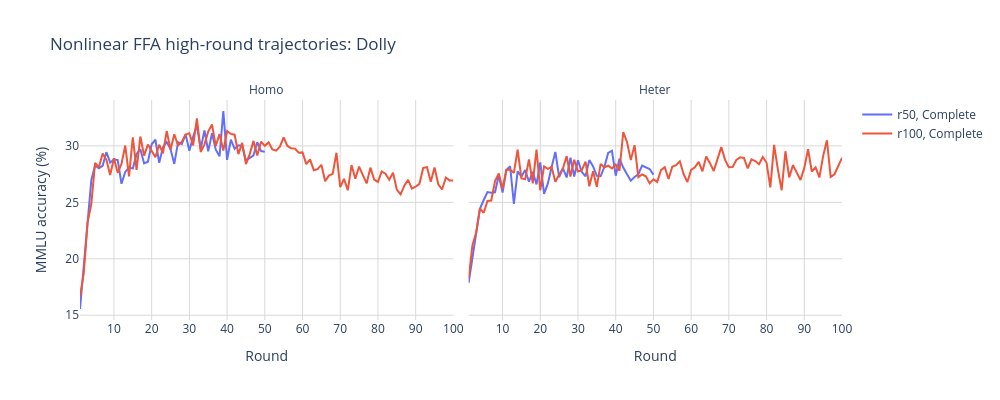
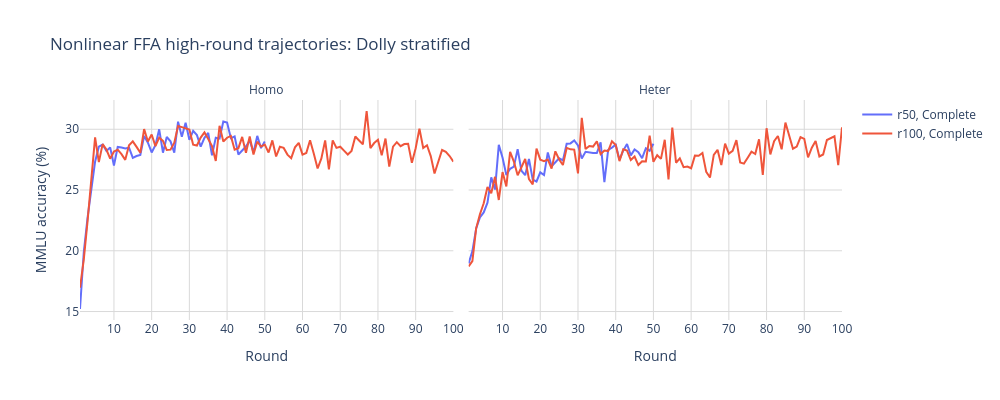
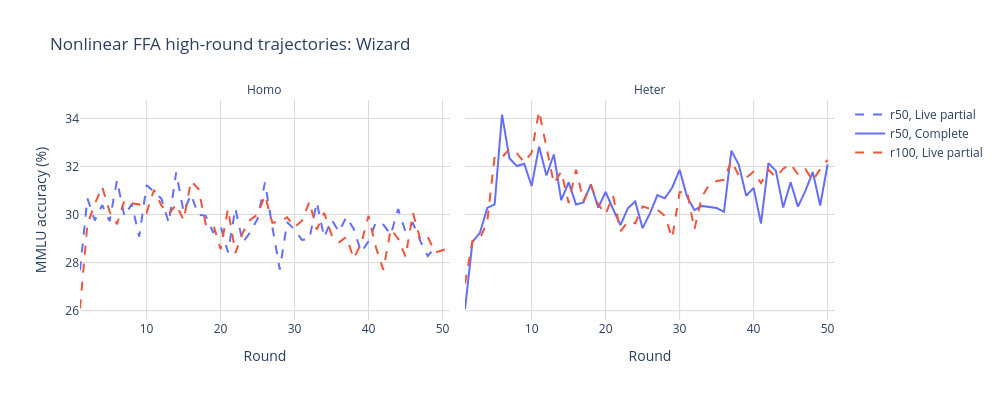
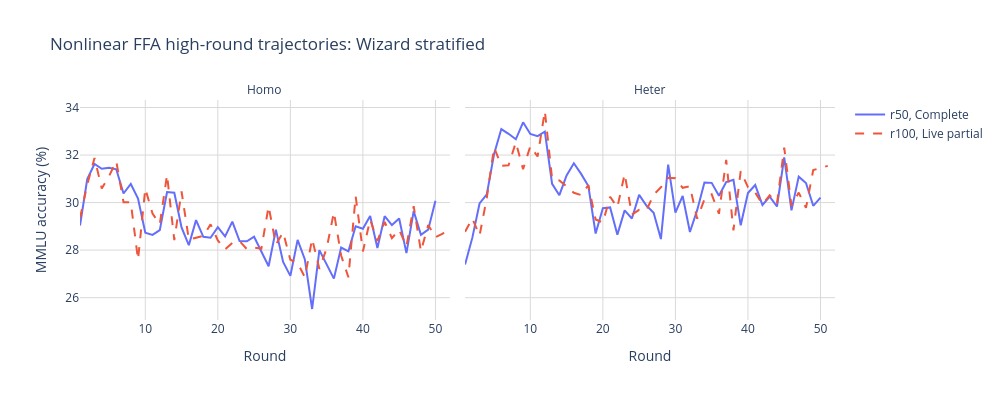

The code cell stored with these charts, in order, in its notebook:
### Markdown cell above
## Nonlinear FFA High-Round Results

This standalone view analyzes the epoch-1 Nonlinear FFA high-round experiments under `epoch_round_tuning_ffa_high_rounds/`. It intentionally does not feed the cross-method selection tables above. The `r50` and `r100` runs are kept as separate configured-budget launches because their overlapping trajectories are not identical, even where their FFA configurations match.

Completed `log.txt` score histories are the source of truth for checkpoint summaries. Slurm-stdout trajectories are shown only as clearly labelled live-partial previews so that still-running Wizard experiments are visible without being interpreted as final results.

### Code cell
FFA_HIGH_ROUND_ROOT = BASE_DIR / 'epoch_round_tuning_ffa_high_rounds'
FFA_HIGH_ROUND_OUTPUT_DIR = OUTPUT_DIR / 'ffa_high_rounds'
FFA_HIGH_ROUND_PLOT_DIR = ROUND_CURVE_DIR / 'ffa_high_rounds'
FFA_HIGH_ROUND_OUTPUT_DIR.mkdir(parents=True, exist_ok=True)
FFA_HIGH_ROUND_PLOT_DIR.mkdir(parents=True, exist_ok=True)


def _ffa_run_key(run_dir):
    return str(Path(run_dir).resolve(strict=False))


def load_ffa_high_round_score_logs(run_root):
    rows = []
    for run_dir in sorted(run_root.glob('tuning-ffa-*')):
        match = tuning_analysis.RUN_DIR_RE.match(run_dir.name)
        if not match or match.group('method') != 'ffa':
            continue
        info = match.groupdict()
        config_rounds = int(info['rounds'])
        for seed_dir in sorted(run_dir.glob('seed*')):
            seed = tuning_analysis._parse_seed(seed_dir)
            if seed is None:
                continue
            score_path = seed_dir / '10' / 'log.txt'
            if not score_path.exists():
                continue
            raw_scores = tuning_analysis._read_scores(score_path)
            observed_rounds = len(raw_scores)
            complete_run = observed_rounds >= config_rounds
            run_status = 'Complete' if complete_run else 'Partial log'
            for round_value, accuracy in enumerate(raw_scores[:config_rounds], start=1):
                rows.append(
                    {
                        'Method key': 'ffa',
                        'Method': tuning_analysis.METHOD_LABELS['ffa'],
                        'Dataset': info['dataset'],
                        'Dataset label': tuning_analysis.DATASET_LABELS.get(info['dataset'], info['dataset']),
                        'Model key': info['model'],
                        'Model': tuning_analysis.MODEL_LABELS.get(info['model'], info['model']),
                        'Setting key': info['setting'],
                        'Setting': tuning_analysis.SETTING_LABELS.get(info['setting'], info['setting']),
                        'Local epochs': int(info['epochs']),
                        'Config rounds': config_rounds,
                        'Seed': seed,
                        'Round': round_value,
                        'Accuracy': float(accuracy),
                        'Run dir': str(run_dir),
                        'Run key': _ffa_run_key(run_dir),
                        'Score path': str(score_path),
                        'Observed rounds': observed_rounds,
                        'Complete run': complete_run,
                        'Result source': 'score log',
                        'Run status': run_status,
                    }
                )
    if not rows:
        empty = tuning_analysis._empty_scores_frame()
        empty['Run key'] = pd.Series(dtype=str)
        return empty
    return pd.DataFrame(rows).sort_values(['Dataset', 'Setting', 'Config rounds', 'Seed', 'Round'])


def summarize_ffa_high_round_scores(scores):
    if scores.empty:
        return pd.DataFrame()
    group_columns = [
        'Method key', 'Method', 'Dataset', 'Dataset label', 'Model key', 'Model',
        'Setting key', 'Setting', 'Local epochs', 'Config rounds', 'Round',
        'Result source', 'Run status',
    ]
    summary = (
        scores.groupby(group_columns)
        .agg(
            **{
                'Mean accuracy': ('Accuracy', 'mean'),
                'Std accuracy': ('Accuracy', 'std'),
                'Seed count': ('Seed', 'nunique'),
                'Seeds': ('Seed', lambda values: ', '.join(str(value) for value in sorted(set(values)))),
            }
        )
        .reset_index()
    )
    summary['Std accuracy'] = summary['Std accuracy'].fillna(0.0)
    summary['Configured budget'] = summary['Config rounds'].map(lambda value: f'r{int(value)}')
    return summary.sort_values(['Dataset label', 'Setting', 'Config rounds', 'Round'])


def build_ffa_high_round_status(run_root, score_log_scores, live_scores):
    rows = []
    for run_dir in sorted(run_root.glob('tuning-ffa-*')):
        match = tuning_analysis.RUN_DIR_RE.match(run_dir.name)
        if not match or match.group('method') != 'ffa':
            continue
        info = match.groupdict()
        for seed_dir in sorted(run_dir.glob('seed*')):
            seed = tuning_analysis._parse_seed(seed_dir)
            if seed is None:
                continue
            run_key = _ffa_run_key(run_dir)
            logged = score_log_scores[score_log_scores['Run key'].eq(run_key)]
            live = live_scores[live_scores['Run key'].eq(run_key)]
            if not logged.empty:
                observed_rounds = int(logged['Observed rounds'].max())
                complete_run = bool(logged['Complete run'].max())
                run_status = 'Complete' if complete_run else 'Partial log'
                result_source = 'score log'
            elif not live.empty:
                observed_rounds = int(live['Observed rounds'].max())
                complete_run = False
                run_status = 'Live partial'
                result_source = 'slurm stdout'
            else:
                observed_rounds = 0
                complete_run = False
                run_status = 'No scores'
                result_source = 'none'
            rows.append(
                {
                    'Dataset label': tuning_analysis.DATASET_LABELS.get(info['dataset'], info['dataset']),
                    'Setting': tuning_analysis.SETTING_LABELS.get(info['setting'], info['setting']),
                    'Configured budget': f"r{int(info['rounds'])}",
                    'Config rounds': int(info['rounds']),
                    'Seed': seed,
                    'Observed rounds': observed_rounds,
                    'Complete run': complete_run,
                    'Run status': run_status,
                    'Result source': result_source,
                    'Run dir': str(run_dir),
                }
            )
    return pd.DataFrame(rows).sort_values(['Dataset label', 'Setting', 'Config rounds'])


def build_ffa_completed_checkpoint_summary(summary, tolerance=1.0):
    if summary.empty:
        return pd.DataFrame()
    rows = []
    group_columns = ['Dataset label', 'Setting', 'Config rounds', 'Configured budget']
    for group_values, curve in summary.groupby(group_columns, sort=False):
        ordered = curve.sort_values('Round')
        best = ordered.loc[ordered['Mean accuracy'].idxmax()]
        near_best = ordered[ordered['Mean accuracy'] >= float(best['Mean accuracy']) - tolerance].iloc[0]
        final = ordered.iloc[-1]
        rows.append(
            dict(zip(group_columns, group_values))
            | {
                'Seed count': int(ordered['Seed count'].max()),
                'Best round': int(best['Round']),
                'Best accuracy': float(best['Mean accuracy']),
                'First near-best round': int(near_best['Round']),
                'First near-best accuracy': float(near_best['Mean accuracy']),
                'Final round': int(final['Round']),
                'Final accuracy': float(final['Mean accuracy']),
                'Post-peak degradation': float(best['Mean accuracy'] - final['Mean accuracy']),
            }
        )
    return pd.DataFrame(rows).sort_values(['Dataset label', 'Setting', 'Config rounds'])


ffa_score_log_scores = load_ffa_high_round_score_logs(FFA_HIGH_ROUND_ROOT)
ffa_complete_scores = ffa_score_log_scores[ffa_score_log_scores['Complete run']].copy()
ffa_live_scores = load_live_tuning_results(LIVE_LOG_DIR, run_roots=FFA_HIGH_ROUND_ROOT)
ffa_live_scores['Run key'] = ffa_live_scores['Run dir'].map(_ffa_run_key) if not ffa_live_scores.empty else pd.Series(dtype=str)
complete_run_keys = set(ffa_complete_scores['Run key'])
ffa_live_preview_scores = ffa_live_scores[~ffa_live_scores['Run key'].isin(complete_run_keys)].copy()
ffa_curve_scores = pd.concat([ffa_complete_scores, ffa_live_preview_scores], ignore_index=True, sort=False)

ffa_run_status = build_ffa_high_round_status(FFA_HIGH_ROUND_ROOT, ffa_score_log_scores, ffa_live_scores)
ffa_complete_summary = summarize_ffa_high_round_scores(ffa_complete_scores)
ffa_curve_summary = summarize_ffa_high_round_scores(ffa_curve_scores)
ffa_completed_checkpoints = build_ffa_completed_checkpoint_summary(
    ffa_complete_summary,
    tolerance=NEAR_BEST_TOLERANCE,
)

ffa_run_status.to_csv(FFA_HIGH_ROUND_OUTPUT_DIR / 'run_status.csv', index=False)
ffa_completed_checkpoints.to_csv(FFA_HIGH_ROUND_OUTPUT_DIR / 'completed_checkpoint_summary.csv', index=False)
ffa_curve_scores.to_csv(FFA_HIGH_ROUND_OUTPUT_DIR / 'curve_scores.csv', index=False)

complete_schedule_count = int(ffa_run_status['Complete run'].sum()) if not ffa_run_status.empty else 0
preview_schedule_count = int((ffa_run_status['Run status'] == 'Live partial').sum()) if not ffa_run_status.empty else 0
print(f'Nonlinear FFA high-round schedules: {complete_schedule_count} complete and {preview_schedule_count} live-partial previews.')
print('Completed-log summary tables remain standalone; live-partial scores appear in plots only.')
display(ffa_run_status.drop(columns=['Run dir']).reset_index(drop=True))
if ffa_completed_checkpoints.empty:
    print('No completed Nonlinear FFA high-round schedules available for checkpoint summary.')
else:
    print(f'Completed schedules: best and first checkpoint within {NEAR_BEST_TOLERANCE:.1f} percentage point of best')
    display(ffa_completed_checkpoints.round(2).reset_index(drop=True))

if ffa_curve_summary.empty:
    print('No Nonlinear FFA high-round curves available to plot.')
else:
    ffa_png_warnings = []
    ffa_saved_png = []
    for dataset, data in ffa_curve_summary.groupby('Dataset', sort=False):
        data = data.sort_values(['Setting', 'Config rounds', 'Run status', 'Round'])
        dataset_label = data['Dataset label'].iloc[0]
        fig = px.line(
            data,
            x='Round',
            y='Mean accuracy',
            color='Configured budget',
            line_dash='Run status',
            facet_col='Setting',
            template='plotly_white',
            title=f'Nonlinear FFA high-round trajectories: {dataset_label}',
            labels={'Mean accuracy': 'MMLU accuracy (%)'},
            category_orders={
                'Configured budget': ['r50', 'r100'],
                'Setting': ['Homo', 'Heter'],
                'Run status': ['Complete', 'Partial log', 'Live partial'],
            },
            line_dash_map={'Complete': 'solid', 'Partial log': 'dot', 'Live partial': 'dash'},
            hover_data={'Seed count': True, 'Std accuracy': ':.2f', 'Result source': True},
        )
        fig.update_layout(width=1000, height=400, legend_title_text='')
        fig.update_xaxes(dtick=10, showgrid=True, gridcolor='#d9d9d9', gridwidth=1)
        fig.update_yaxes(showgrid=True, gridcolor='#d9d9d9', gridwidth=1)
        _format_facet_labels(fig)
        png_path = _save_plot(fig, FFA_HIGH_ROUND_PLOT_DIR / _slug(dataset_label), ffa_png_warnings)
        if png_path is not None:
            ffa_saved_png.append(png_path)
        print(dataset_label)
        fig.show()
    if ffa_saved_png:
        print(f'Wrote {len(ffa_saved_png)} Nonlinear FFA high-round PNG files under {FFA_HIGH_ROUND_PLOT_DIR}.')
    if ffa_png_warnings:
        print('Nonlinear FFA high-round PNG export skipped or incomplete. Install/enable kaleido for static PNG export.')
        print(f'First PNG export warning: {ffa_png_warnings[0]}')

### Figure 1 — Plotly figure (JSON) as saved in the notebook; plotly's stock layout.template omitted (floating-point values rounded to 4 significant figures; data arrays with more than 128 entries replaced by an {"elided": "..."} marker saying what was removed)
{"data": [{"customdata": {"elided": "50x3 mixed values"}, "hovertemplate": "Configured budget=r50<br>Run status=Complete<br>Setting=Homo<br>Round=%{x}<br>MMLU accuracy (%)=%{y}<br>Seed count=%{customdata[0]}<br>Std accuracy=%{customdata[1]:.2f}<br>Result source=%{customdata[2]}<extra></extra>", "legendgroup": "r50, Complete", "line": {"color": "#636efa", "dash": "solid"}, "marker": {"symbol": "circle"}, "mode": "lines", "name": "r50, Complete", "orientation": "v", "showlegend": true, "type": "scatter", "x": [1, 2, 3, 4, 5, 6, 7, 8, 9, 10, 11, 12, 13, 14, 15, 16, 17, 18, 19, 20, 21, 22, 23, 24, 25, 26, 27, 28, 29, 30, 31, 32, 33, 34, 35, 36, 37, 38, 39, 40, 41, 42, 43, 44, 45, 46, 47, 48, 49, 50], "xaxis": "x", "y": [15.55, 19.15, 23.18, 26.96, 28.28, 28.01, 28.23, 29.44, 28.52, 28.82, 28.74, 26.65, 27.69, 28.09, 27.99, 29.28, 29.71, 28.44, 28.6, 30.15, 30.54, 28.5, 29.88, 30.33, 29.72, 28.4, 30.33, 30.15, 31.01, 29.57, 30.83, 31.83, 29.74, 31.37, 29.52, 31.12, 29.66, 29.09, 33.09, 28.77, 30.55, 29.74, 30.05, 29.99, 28.7, 28.89, 29.16, 30.33, 29.54, 29.48], "yaxis": "y"}, {"customdata": {"elided": "50x3 mixed values"}, "hovertemplate": "Configured budget=r50<br>Run status=Complete<br>Setting=Heter<br>Round=%{x}<br>MMLU accuracy (%)=%{y}<br>Seed count=%{customdata[0]}<br>Std accuracy=%{customdata[1]:.2f}<br>Result source=%{customdata[2]}<extra></extra>", "legendgroup": "r50, Complete", "line": {"color": "#636efa", "dash": "solid"}, "marker": {"symbol": "circle"}, "mode": "lines", "name": "r50, Complete", "orientation": "v", "showlegend": false, "type": "scatter", "x": [1, 2, 3, 4, 5, 6, 7, 8, 9, 10, 11, 12, 13, 14, 15, 16, 17, 18, 19, 20, 21, 22, 23, 24, 25, 26, 27, 28, 29, 30, 31, 32, 33, 34, 35, 36, 37, 38, 39, 40, 41, 42, 43, 44, 45, 46, 47, 48, 49, 50], "xaxis": "x2", "y": [17.86, 20.06, 22.38, 24.43, 25.21, 25.91, 25.86, 25.9, 27.41, 25.87, 27.84, 28.2, 24.86, 27.76, 27.28, 27.86, 26.82, 27.7, 26.59, 28.54, 25.74, 26.65, 28.11, 29.47, 27.23, 28.02, 27.21, 28.95, 27.29, 28.73, 27.69, 27.31, 28.74, 28.18, 27.34, 27.31, 28.15, 29.38, 29.57, 27.36, 28.87, 28.08, 27.48, 26.92, 27.24, 27.49, 28.25, 28.1, 27.95, 27.45], "yaxis": "y2"}, {"customdata": {"elided": "100x3 mixed values"}, "hovertemplate": "Configured budget=r100<br>Run status=Complete<br>Setting=Homo<br>Round=%{x}<br>MMLU accuracy (%)=%{y}<br>Seed count=%{customdata[0]}<br>Std accuracy=%{customdata[1]:.2f}<br>Result source=%{customdata[2]}<extra></extra>", "legendgroup": "r100, Complete", "line": {"color": "#EF553B", "dash": "solid"}, "marker": {"symbol": "circle"}, "mode": "lines", "name": "r100, Complete", "orientation": "v", "showlegend": true, "type": "scatter", "x": [1, 2, 3, 4, 5, 6, 7, 8, 9, 10, 11, 12, 13, 14, 15, 16, 17, 18, 19, 20, 21, 22, 23, 24, 25, 26, 27, 28, 29, 30, 31, 32, 33, 34, 35, 36, 37, 38, 39, 40, 41, 42, 43, 44, 45, 46, 47, 48, 49, 50, 51, 52, 53, 54, 55, 56, 57, 58, 59, 60, 61, 62, 63, 64, 65, 66, 67, 68, 69, 70, 71, 72, 73, 74, 75, 76, 77, 78, 79, 80, 81, 82, 83, 84, 85, 86, 87, 88, 89, 90, 91, 92, 93, 94, 95, 96, 97, 98, 99, 100], "xaxis": "x", "y": [16.68, 18.74, 23.21, 24.86, 28.5, 28.1, 29.33, 28.77, 27.42, 28.91, 27.61, 28.4, 30.03, 27.3, 30.75, 27.88, 30.83, 29.14, 30.13, 29.56, 28.99, 30.11, 29.34, 31.33, 29.66, 31.03, 30.05, 30.38, 31.01, 31.13, 30.04, 32.43, 29.46, 30.14, 31.27, 31.9, 29.99, 31.05, 29.58, 31.32, 31.06, 30.99, 29.27, 30.26, 28.39, 29.27, 30.44, 29.15, 30.37, 30.0, 30.31, 29.68, 29.58, 29.94, 30.75, 29.99, 29.79, 29.76, 29.39, 29.42, 28.39, 28.8, 27.85, 27.94, 28.32, 26.88, 27.37, 27.52, 29.39, 26.36, 27.08, 26.07, 28.3, 27.09, 28.17, 27.41, 26.68, 28.07, 27.02, 26.81, 27.73, 27.54, 27.01, 27.63, 26.13, 25.71, 26.47, 26.99, 26.21, 26.38, 26.64, 28.05, 28.12, 26.83, 28.08, 26.6, 26.14, 27.19, 26.94, 26.93], "yaxis": "y"}, {"customdata": {"elided": "100x3 mixed values"}, "hovertemplate": "Configured budget=r100<br>Run status=Complete<br>Setting=Heter<br>Round=%{x}<br>MMLU accuracy (%)=%{y}<br>Seed count=%{customdata[0]}<br>Std accuracy=%{customdata[1]:.2f}<br>Result source=%{customdata[2]}<extra></extra>", "legendgroup": "r100, Complete", "line": {"color": "#EF553B", "dash": "solid"}, "marker": {"symbol": "circle"}, "mode": "lines", "name": "r100, Complete", "orientation": "v", "showlegend": false, "type": "scatter", "x": [1, 2, 3, 4, 5, 6, 7, 8, 9, 10, 11, 12, 13, 14, 15, 16, 17, 18, 19, 20, 21, 22, 23, 24, 25, 26, 27, 28, 29, 30, 31, 32, 33, 34, 35, 36, 37, 38, 39, 40, 41, 42, 43, 44, 45, 46, 47, 48, 49, 50, 51, 52, 53, 54, 55, 56, 57, 58, 59, 60, 61, 62, 63, 64, 65, 66, 67, 68, 69, 70, 71, 72, 73, 74, 75, 76, 77, 78, 79, 80, 81, 82, 83, 84, 85, 86, 87, 88, 89, 90, 91, 92, 93, 94, 95, 96, 97, 98, 99, 100], "xaxis": "x2", "y": [18.25, 21.19, 22.33, 24.47, 24.08, 25.12, 25.16, 26.88, 27.55, 26.2, 27.9, 27.9, 27.61, 29.66, 27.12, 27.06, 28.81, 26.67, 29.67, 26.07, 28.18, 27.96, 28.14, 26.82, 27.45, 28.0, 29.09, 27.29, 28.78, 27.73, 27.85, 28.61, 26.42, 27.75, 26.37, 28.41, 28.11, 28.24, 28.01, 28.34, 27.8, 31.22, 30.35, 28.74, 30.07, 27.24, 27.47, 27.31, 26.68, 27.03, 26.81, 27.85, 28.11, 27.06, 28.15, 28.3, 28.63, 27.51, 26.81, 27.87, 28.1, 28.58, 27.75, 29.06, 28.47, 27.78, 28.85, 29.89, 28.76, 28.12, 28.13, 28.77, 28.99, 28.94, 28.0, 28.8, 28.66, 28.38, 29.01, 28.51, 26.33, 30.09, 27.91, 26.07, 29.53, 27.21, 28.3, 27.68, 26.98, 28.05, 29.71, 27.73, 28.09, 27.2, 29.09, 30.5, 27.26, 27.49, 28.16, 28.95], "yaxis": "y2"}], "layout": {"annotations": [{"font": {}, "showarrow": false, "text": "Homo", "x": 0.245, "xanchor": "center", "xref": "paper", "y": 1, "yanchor": "bottom", "yref": "paper"}, {"font": {}, "showarrow": false, "text": "Heter", "x": 0.755, "xanchor": "center", "xref": "paper", "y": 1, "yanchor": "bottom", "yref": "paper"}], "height": 400, "legend": {"title": {"text": ""}, "tracegroupgap": 0}, "title": {"text": "Nonlinear FFA high-round trajectories: Dolly"}, "width": 1000, "xaxis": {"anchor": "y", "domain": [0, 0.49], "dtick": 10, "gridcolor": "#d9d9d9", "gridwidth": 1, "showgrid": true, "title": {"text": "Round"}}, "xaxis2": {"anchor": "y2", "domain": [0.51, 1], "dtick": 10, "gridcolor": "#d9d9d9", "gridwidth": 1, "matches": "x", "showgrid": true, "title": {"text": "Round"}}, "yaxis": {"anchor": "x", "domain": [0, 1], "gridcolor": "#d9d9d9", "gridwidth": 1, "showgrid": true, "title": {"text": "MMLU accuracy (%)"}}, "yaxis2": {"anchor": "x2", "domain": [0, 1], "gridcolor": "#d9d9d9", "gridwidth": 1, "matches": "y", "showgrid": true, "showticklabels": false}}}

### Figure 2 — Plotly figure (JSON) as saved in the notebook; plotly's stock layout.template omitted (floating-point values rounded to 4 significant figures; data arrays with more than 128 entries replaced by an {"elided": "..."} marker saying what was removed)
{"data": [{"customdata": {"elided": "50x3 mixed values"}, "hovertemplate": "Configured budget=r50<br>Run status=Complete<br>Setting=Homo<br>Round=%{x}<br>MMLU accuracy (%)=%{y}<br>Seed count=%{customdata[0]}<br>Std accuracy=%{customdata[1]:.2f}<br>Result source=%{customdata[2]}<extra></extra>", "legendgroup": "r50, Complete", "line": {"color": "#636efa", "dash": "solid"}, "marker": {"symbol": "circle"}, "mode": "lines", "name": "r50, Complete", "orientation": "v", "showlegend": true, "type": "scatter", "x": [1, 2, 3, 4, 5, 6, 7, 8, 9, 10, 11, 12, 13, 14, 15, 16, 17, 18, 19, 20, 21, 22, 23, 24, 25, 26, 27, 28, 29, 30, 31, 32, 33, 34, 35, 36, 37, 38, 39, 40, 41, 42, 43, 44, 45, 46, 47, 48, 49, 50], "xaxis": "x", "y": [15.21, 19.88, 22.7, 24.99, 27.33, 28.57, 28.74, 28.21, 28.51, 27.02, 28.54, 28.5, 28.42, 28.48, 27.64, 27.8, 27.89, 29.44, 28.9, 28.09, 28.69, 30.0, 28.07, 29.36, 29.0, 28.08, 30.63, 29.38, 30.53, 29.13, 29.86, 29.52, 28.57, 29.3, 29.69, 27.85, 29.3, 29.23, 30.64, 30.56, 29.26, 29.41, 27.92, 28.25, 28.58, 29.08, 28.1, 29.45, 28.45, 28.99], "yaxis": "y"}, {"customdata": {"elided": "50x3 mixed values"}, "hovertemplate": "Configured budget=r50<br>Run status=Complete<br>Setting=Heter<br>Round=%{x}<br>MMLU accuracy (%)=%{y}<br>Seed count=%{customdata[0]}<br>Std accuracy=%{customdata[1]:.2f}<br>Result source=%{customdata[2]}<extra></extra>", "legendgroup": "r50, Complete", "line": {"color": "#636efa", "dash": "solid"}, "marker": {"symbol": "circle"}, "mode": "lines", "name": "r50, Complete", "orientation": "v", "showlegend": false, "type": "scatter", "x": [1, 2, 3, 4, 5, 6, 7, 8, 9, 10, 11, 12, 13, 14, 15, 16, 17, 18, 19, 20, 21, 22, 23, 24, 25, 26, 27, 28, 29, 30, 31, 32, 33, 34, 35, 36, 37, 38, 39, 40, 41, 42, 43, 44, 45, 46, 47, 48, 49, 50], "xaxis": "x2", "y": [18.95, 19.97, 21.83, 22.74, 23.15, 23.95, 26.04, 25.04, 28.72, 27.65, 26.23, 26.74, 26.92, 28.37, 26.59, 26.22, 27.55, 25.86, 25.7, 26.45, 26.23, 28.09, 26.96, 27.26, 27.62, 27.43, 28.81, 28.83, 29.08, 28.67, 27.6, 28.14, 28.07, 28.04, 28.04, 28.92, 25.65, 28.3, 28.49, 28.72, 27.5, 28.24, 28.79, 27.85, 28.33, 28.11, 27.62, 28.44, 28.23, 28.81], "yaxis": "y2"}, {"customdata": {"elided": "100x3 mixed values"}, "hovertemplate": "Configured budget=r100<br>Run status=Complete<br>Setting=Homo<br>Round=%{x}<br>MMLU accuracy (%)=%{y}<br>Seed count=%{customdata[0]}<br>Std accuracy=%{customdata[1]:.2f}<br>Result source=%{customdata[2]}<extra></extra>", "legendgroup": "r100, Complete", "line": {"color": "#EF553B", "dash": "solid"}, "marker": {"symbol": "circle"}, "mode": "lines", "name": "r100, Complete", "orientation": "v", "showlegend": true, "type": "scatter", "x": [1, 2, 3, 4, 5, 6, 7, 8, 9, 10, 11, 12, 13, 14, 15, 16, 17, 18, 19, 20, 21, 22, 23, 24, 25, 26, 27, 28, 29, 30, 31, 32, 33, 34, 35, 36, 37, 38, 39, 40, 41, 42, 43, 44, 45, 46, 47, 48, 49, 50, 51, 52, 53, 54, 55, 56, 57, 58, 59, 60, 61, 62, 63, 64, 65, 66, 67, 68, 69, 70, 71, 72, 73, 74, 75, 76, 77, 78, 79, 80, 81, 82, 83, 84, 85, 86, 87, 88, 89, 90, 91, 92, 93, 94, 95, 96, 97, 98, 99, 100], "xaxis": "x", "y": [16.96, 19.27, 22.41, 25.7, 29.33, 27.3, 28.78, 28.33, 27.58, 28.16, 28.32, 27.95, 27.48, 28.68, 29.01, 28.55, 28.06, 30.02, 28.99, 29.57, 28.61, 29.31, 29.04, 28.29, 28.32, 28.9, 30.27, 30.17, 30.09, 29.97, 28.74, 28.67, 29.32, 29.74, 29.19, 28.61, 27.39, 30.29, 28.99, 29.3, 29.45, 28.32, 28.45, 29.37, 28.06, 29.4, 27.93, 28.97, 28.57, 28.74, 28.08, 29.08, 27.76, 28.55, 28.47, 27.91, 27.62, 28.51, 28.88, 27.91, 28.05, 29.1, 27.98, 26.77, 27.6, 29.08, 26.71, 29.09, 28.47, 28.56, 28.24, 27.92, 28.22, 29.41, 29.08, 28.76, 31.5, 28.45, 28.87, 29.13, 27.85, 29.23, 26.93, 28.57, 28.94, 28.6, 28.78, 28.8, 27.24, 28.44, 30.06, 28.46, 28.69, 27.79, 26.36, 27.33, 28.29, 28.14, 27.8, 27.33], "yaxis": "y"}, {"customdata": {"elided": "100x3 mixed values"}, "hovertemplate": "Configured budget=r100<br>Run status=Complete<br>Setting=Heter<br>Round=%{x}<br>MMLU accuracy (%)=%{y}<br>Seed count=%{customdata[0]}<br>Std accuracy=%{customdata[1]:.2f}<br>Result source=%{customdata[2]}<extra></extra>", "legendgroup": "r100, Complete", "line": {"color": "#EF553B", "dash": "solid"}, "marker": {"symbol": "circle"}, "mode": "lines", "name": "r100, Complete", "orientation": "v", "showlegend": false, "type": "scatter", "x": [1, 2, 3, 4, 5, 6, 7, 8, 9, 10, 11, 12, 13, 14, 15, 16, 17, 18, 19, 20, 21, 22, 23, 24, 25, 26, 27, 28, 29, 30, 31, 32, 33, 34, 35, 36, 37, 38, 39, 40, 41, 42, 43, 44, 45, 46, 47, 48, 49, 50, 51, 52, 53, 54, 55, 56, 57, 58, 59, 60, 61, 62, 63, 64, 65, 66, 67, 68, 69, 70, 71, 72, 73, 74, 75, 76, 77, 78, 79, 80, 81, 82, 83, 84, 85, 86, 87, 88, 89, 90, 91, 92, 93, 94, 95, 96, 97, 98, 99, 100], "xaxis": "x2", "y": [18.71, 19.16, 21.84, 23.0, 23.91, 25.25, 24.74, 26.08, 24.18, 26.48, 25.3, 28.14, 27.34, 26.21, 26.87, 27.55, 25.9, 25.46, 28.41, 27.5, 27.38, 27.51, 26.76, 28.19, 27.51, 27.06, 28.46, 28.35, 28.33, 26.36, 30.93, 28.37, 28.62, 28.58, 29.01, 27.95, 28.24, 28.21, 29.02, 28.71, 27.38, 28.36, 28.24, 27.47, 27.76, 27.05, 27.36, 27.35, 29.48, 27.32, 27.87, 27.56, 29.13, 25.86, 30.14, 27.25, 27.6, 26.88, 26.93, 26.79, 27.83, 27.82, 28.04, 26.49, 26.03, 27.9, 28.31, 27.05, 28.82, 28.0, 28.22, 29.11, 27.27, 27.17, 27.66, 28.15, 27.96, 29.17, 26.24, 30.08, 27.93, 29.01, 29.45, 28.35, 30.55, 29.51, 28.4, 28.57, 29.36, 29.21, 27.68, 28.49, 29.03, 27.76, 27.92, 29.11, 29.26, 29.42, 27.05, 30.16], "yaxis": "y2"}], "layout": {"annotations": [{"font": {}, "showarrow": false, "text": "Homo", "x": 0.245, "xanchor": "center", "xref": "paper", "y": 1, "yanchor": "bottom", "yref": "paper"}, {"font": {}, "showarrow": false, "text": "Heter", "x": 0.755, "xanchor": "center", "xref": "paper", "y": 1, "yanchor": "bottom", "yref": "paper"}], "height": 400, "legend": {"title": {"text": ""}, "tracegroupgap": 0}, "title": {"text": "Nonlinear FFA high-round trajectories: Dolly stratified"}, "width": 1000, "xaxis": {"anchor": "y", "domain": [0, 0.49], "dtick": 10, "gridcolor": "#d9d9d9", "gridwidth": 1, "showgrid": true, "title": {"text": "Round"}}, "xaxis2": {"anchor": "y2", "domain": [0.51, 1], "dtick": 10, "gridcolor": "#d9d9d9", "gridwidth": 1, "matches": "x", "showgrid": true, "title": {"text": "Round"}}, "yaxis": {"anchor": "x", "domain": [0, 1], "gridcolor": "#d9d9d9", "gridwidth": 1, "showgrid": true, "title": {"text": "MMLU accuracy (%)"}}, "yaxis2": {"anchor": "x2", "domain": [0, 1], "gridcolor": "#d9d9d9", "gridwidth": 1, "matches": "y", "showgrid": true, "showticklabels": false}}}

### Figure 3 — Plotly figure (JSON) as saved in the notebook; plotly's stock layout.template omitted (floating-point values rounded to 4 significant figures; data arrays with more than 128 entries replaced by an {"elided": "..."} marker saying what was removed)
{"data": [{"customdata": {"elided": "49x3 mixed values"}, "hovertemplate": "Configured budget=r50<br>Run status=Live partial<br>Setting=Homo<br>Round=%{x}<br>MMLU accuracy (%)=%{y}<br>Seed count=%{customdata[0]}<br>Std accuracy=%{customdata[1]:.2f}<br>Result source=%{customdata[2]}<extra></extra>", "legendgroup": "r50, Live partial", "line": {"color": "#636efa", "dash": "dash"}, "marker": {"symbol": "circle"}, "mode": "lines", "name": "r50, Live partial", "orientation": "v", "showlegend": true, "type": "scatter", "x": [1, 2, 3, 4, 5, 6, 7, 8, 9, 10, 11, 12, 13, 14, 15, 16, 17, 18, 19, 20, 21, 22, 23, 24, 25, 26, 27, 28, 29, 30, 31, 32, 33, 34, 35, 36, 37, 38, 39, 40, 41, 42, 43, 44, 45, 46, 47, 48, 49], "xaxis": "x", "y": [27.68, 30.67, 29.75, 30.39, 29.73, 31.43, 29.93, 30.43, 29.08, 31.22, 30.95, 30.66, 29.66, 31.76, 30.11, 30.84, 30.0, 29.95, 29.26, 29.53, 28.43, 30.26, 28.83, 29.26, 29.82, 31.34, 29.47, 27.71, 29.68, 29.37, 28.94, 28.98, 30.52, 29.05, 29.79, 29.28, 29.9, 29.4, 28.43, 28.89, 29.68, 29.58, 29.16, 30.23, 29.29, 29.64, 28.9, 28.27, 28.63], "yaxis": "y"}, {"customdata": {"elided": "50x3 mixed values"}, "hovertemplate": "Configured budget=r50<br>Run status=Complete<br>Setting=Heter<br>Round=%{x}<br>MMLU accuracy (%)=%{y}<br>Seed count=%{customdata[0]}<br>Std accuracy=%{customdata[1]:.2f}<br>Result source=%{customdata[2]}<extra></extra>", "legendgroup": "r50, Complete", "line": {"color": "#636efa", "dash": "solid"}, "marker": {"symbol": "circle"}, "mode": "lines", "name": "r50, Complete", "orientation": "v", "showlegend": true, "type": "scatter", "x": [1, 2, 3, 4, 5, 6, 7, 8, 9, 10, 11, 12, 13, 14, 15, 16, 17, 18, 19, 20, 21, 22, 23, 24, 25, 26, 27, 28, 29, 30, 31, 32, 33, 34, 35, 36, 37, 38, 39, 40, 41, 42, 43, 44, 45, 46, 47, 48, 49, 50], "xaxis": "x2", "y": [26.07, 28.86, 29.23, 30.28, 30.42, 34.16, 32.35, 32.02, 32.11, 31.19, 32.83, 31.63, 32.5, 30.6, 31.34, 30.42, 30.51, 31.26, 30.29, 30.94, 30.23, 29.56, 30.26, 30.55, 29.43, 30.06, 30.81, 30.68, 31.13, 31.86, 30.75, 30.19, 30.36, 30.32, 30.27, 30.11, 32.66, 32.07, 30.78, 31.11, 29.63, 32.14, 31.83, 30.29, 31.34, 30.33, 30.99, 31.77, 30.38, 32.09], "yaxis": "y2"}, {"customdata": {"elided": "51x3 mixed values"}, "hovertemplate": "Configured budget=r100<br>Run status=Live partial<br>Setting=Homo<br>Round=%{x}<br>MMLU accuracy (%)=%{y}<br>Seed count=%{customdata[0]}<br>Std accuracy=%{customdata[1]:.2f}<br>Result source=%{customdata[2]}<extra></extra>", "legendgroup": "r100, Live partial", "line": {"color": "#EF553B", "dash": "dash"}, "marker": {"symbol": "circle"}, "mode": "lines", "name": "r100, Live partial", "orientation": "v", "showlegend": true, "type": "scatter", "x": [1, 2, 3, 4, 5, 6, 7, 8, 9, 10, 11, 12, 13, 14, 15, 16, 17, 18, 19, 20, 21, 22, 23, 24, 25, 26, 27, 28, 29, 30, 31, 32, 33, 34, 35, 36, 37, 38, 39, 40, 41, 42, 43, 44, 45, 46, 47, 48, 49, 50, 51], "xaxis": "x", "y": [26.09, 29.59, 30.44, 31.15, 30.12, 29.6, 30.6, 30.47, 30.42, 30.09, 31.03, 30.38, 30.01, 30.42, 29.76, 31.4, 31.07, 29.59, 29.6, 28.56, 30.24, 28.41, 29.25, 29.78, 30.01, 30.8, 29.66, 29.7, 29.89, 29.48, 29.74, 30.53, 29.38, 30.07, 29.15, 28.84, 29.07, 28.17, 28.8, 29.95, 28.63, 27.7, 29.39, 29.0, 28.24, 30.07, 28.95, 29.07, 28.42, 28.51, 28.62], "yaxis": "y"}, {"customdata": {"elided": "50x3 mixed values"}, "hovertemplate": "Configured budget=r100<br>Run status=Live partial<br>Setting=Heter<br>Round=%{x}<br>MMLU accuracy (%)=%{y}<br>Seed count=%{customdata[0]}<br>Std accuracy=%{customdata[1]:.2f}<br>Result source=%{customdata[2]}<extra></extra>", "legendgroup": "r100, Live partial", "line": {"color": "#EF553B", "dash": "dash"}, "marker": {"symbol": "circle"}, "mode": "lines", "name": "r100, Live partial", "orientation": "v", "showlegend": false, "type": "scatter", "x": [1, 2, 3, 4, 5, 6, 7, 8, 9, 10, 11, 12, 13, 14, 15, 16, 17, 18, 19, 20, 21, 22, 23, 24, 25, 26, 27, 28, 29, 30, 31, 32, 33, 34, 35, 36, 37, 38, 39, 40, 41, 42, 43, 44, 45, 46, 47, 48, 49, 50], "xaxis": "x2", "y": [27.13, 28.91, 28.99, 29.72, 32.41, 32.38, 32.73, 32.56, 32.17, 32.58, 34.31, 32.86, 31.3, 31.78, 30.48, 31.87, 30.57, 31.24, 30.41, 30.02, 30.79, 29.3, 29.7, 29.64, 30.34, 30.24, 30.2, 29.94, 29.03, 30.93, 30.98, 29.38, 30.73, 31.26, 31.4, 31.45, 32.23, 31.63, 31.53, 31.78, 31.31, 31.86, 31.56, 31.91, 32.1, 31.67, 31.89, 31.41, 31.89, 32.27], "yaxis": "y2"}], "layout": {"annotations": [{"font": {}, "showarrow": false, "text": "Homo", "x": 0.245, "xanchor": "center", "xref": "paper", "y": 1, "yanchor": "bottom", "yref": "paper"}, {"font": {}, "showarrow": false, "text": "Heter", "x": 0.755, "xanchor": "center", "xref": "paper", "y": 1, "yanchor": "bottom", "yref": "paper"}], "height": 400, "legend": {"title": {"text": ""}, "tracegroupgap": 0}, "title": {"text": "Nonlinear FFA high-round trajectories: Wizard"}, "width": 1000, "xaxis": {"anchor": "y", "domain": [0, 0.49], "dtick": 10, "gridcolor": "#d9d9d9", "gridwidth": 1, "showgrid": true, "title": {"text": "Round"}}, "xaxis2": {"anchor": "y2", "domain": [0.51, 1], "dtick": 10, "gridcolor": "#d9d9d9", "gridwidth": 1, "matches": "x", "showgrid": true, "title": {"text": "Round"}}, "yaxis": {"anchor": "x", "domain": [0, 1], "gridcolor": "#d9d9d9", "gridwidth": 1, "showgrid": true, "title": {"text": "MMLU accuracy (%)"}}, "yaxis2": {"anchor": "x2", "domain": [0, 1], "gridcolor": "#d9d9d9", "gridwidth": 1, "matches": "y", "showgrid": true, "showticklabels": false}}}

### Figure 4 — Plotly figure (JSON) as saved in the notebook; plotly's stock layout.template omitted (floating-point values rounded to 4 significant figures; data arrays with more than 128 entries replaced by an {"elided": "..."} marker saying what was removed)
{"data": [{"customdata": {"elided": "50x3 mixed values"}, "hovertemplate": "Configured budget=r50<br>Run status=Complete<br>Setting=Homo<br>Round=%{x}<br>MMLU accuracy (%)=%{y}<br>Seed count=%{customdata[0]}<br>Std accuracy=%{customdata[1]:.2f}<br>Result source=%{customdata[2]}<extra></extra>", "legendgroup": "r50, Complete", "line": {"color": "#636efa", "dash": "solid"}, "marker": {"symbol": "circle"}, "mode": "lines", "name": "r50, Complete", "orientation": "v", "showlegend": true, "type": "scatter", "x": [1, 2, 3, 4, 5, 6, 7, 8, 9, 10, 11, 12, 13, 14, 15, 16, 17, 18, 19, 20, 21, 22, 23, 24, 25, 26, 27, 28, 29, 30, 31, 32, 33, 34, 35, 36, 37, 38, 39, 40, 41, 42, 43, 44, 45, 46, 47, 48, 49, 50], "xaxis": "x", "y": [29.04, 30.99, 31.63, 31.42, 31.47, 31.4, 30.38, 30.78, 30.17, 28.73, 28.64, 28.84, 30.44, 30.42, 28.96, 28.21, 29.26, 28.56, 28.52, 28.96, 28.58, 29.2, 28.38, 28.37, 28.56, 27.93, 27.32, 28.86, 27.5, 26.92, 28.43, 27.61, 25.52, 28.0, 27.41, 26.8, 28.11, 27.95, 29.01, 28.9, 29.44, 28.09, 29.43, 29.05, 29.33, 27.87, 29.64, 28.64, 28.86, 30.07], "yaxis": "y"}, {"customdata": {"elided": "50x3 mixed values"}, "hovertemplate": "Configured budget=r50<br>Run status=Complete<br>Setting=Heter<br>Round=%{x}<br>MMLU accuracy (%)=%{y}<br>Seed count=%{customdata[0]}<br>Std accuracy=%{customdata[1]:.2f}<br>Result source=%{customdata[2]}<extra></extra>", "legendgroup": "r50, Complete", "line": {"color": "#636efa", "dash": "solid"}, "marker": {"symbol": "circle"}, "mode": "lines", "name": "r50, Complete", "orientation": "v", "showlegend": false, "type": "scatter", "x": [1, 2, 3, 4, 5, 6, 7, 8, 9, 10, 11, 12, 13, 14, 15, 16, 17, 18, 19, 20, 21, 22, 23, 24, 25, 26, 27, 28, 29, 30, 31, 32, 33, 34, 35, 36, 37, 38, 39, 40, 41, 42, 43, 44, 45, 46, 47, 48, 49, 50], "xaxis": "x2", "y": [27.39, 28.51, 29.96, 30.34, 32.05, 33.09, 32.89, 32.66, 33.38, 32.89, 32.79, 32.98, 30.79, 30.31, 31.14, 31.65, 31.21, 30.7, 28.7, 29.76, 29.8, 28.65, 29.67, 29.33, 30.32, 29.88, 29.57, 28.46, 31.6, 29.58, 30.28, 28.76, 29.68, 30.85, 30.83, 30.29, 30.87, 30.96, 29.04, 30.4, 30.74, 29.9, 30.25, 29.84, 31.91, 29.67, 31.09, 30.82, 29.86, 30.21], "yaxis": "y2"}, {"customdata": {"elided": "52x3 mixed values"}, "hovertemplate": "Configured budget=r100<br>Run status=Live partial<br>Setting=Homo<br>Round=%{x}<br>MMLU accuracy (%)=%{y}<br>Seed count=%{customdata[0]}<br>Std accuracy=%{customdata[1]:.2f}<br>Result source=%{customdata[2]}<extra></extra>", "legendgroup": "r100, Live partial", "line": {"color": "#EF553B", "dash": "dash"}, "marker": {"symbol": "circle"}, "mode": "lines", "name": "r100, Live partial", "orientation": "v", "showlegend": true, "type": "scatter", "x": [1, 2, 3, 4, 5, 6, 7, 8, 9, 10, 11, 12, 13, 14, 15, 16, 17, 18, 19, 20, 21, 22, 23, 24, 25, 26, 27, 28, 29, 30, 31, 32, 33, 34, 35, 36, 37, 38, 39, 40, 41, 42, 43, 44, 45, 46, 47, 48, 49, 50, 51, 52], "xaxis": "x", "y": [29.35, 30.75, 31.87, 30.6, 31.11, 31.74, 30.02, 30.01, 27.6, 30.59, 29.54, 29.09, 31.17, 28.42, 30.47, 28.45, 28.52, 28.6, 29.08, 28.41, 28.03, 28.31, 28.38, 28.04, 28.11, 28.06, 29.84, 28.24, 28.75, 27.59, 27.46, 26.86, 28.47, 27.21, 28.07, 29.6, 27.78, 26.86, 30.27, 27.94, 29.29, 28.39, 29.18, 28.51, 28.86, 28.16, 29.85, 27.95, 29.06, 28.55, 28.69, 28.96], "yaxis": "y"}, {"customdata": {"elided": "51x3 mixed values"}, "hovertemplate": "Configured budget=r100<br>Run status=Live partial<br>Setting=Heter<br>Round=%{x}<br>MMLU accuracy (%)=%{y}<br>Seed count=%{customdata[0]}<br>Std accuracy=%{customdata[1]:.2f}<br>Result source=%{customdata[2]}<extra></extra>", "legendgroup": "r100, Live partial", "line": {"color": "#EF553B", "dash": "dash"}, "marker": {"symbol": "circle"}, "mode": "lines", "name": "r100, Live partial", "orientation": "v", "showlegend": false, "type": "scatter", "x": [1, 2, 3, 4, 5, 6, 7, 8, 9, 10, 11, 12, 13, 14, 15, 16, 17, 18, 19, 20, 21, 22, 23, 24, 25, 26, 27, 28, 29, 30, 31, 32, 33, 34, 35, 36, 37, 38, 39, 40, 41, 42, 43, 44, 45, 46, 47, 48, 49, 50, 51], "xaxis": "x2", "y": [28.77, 29.34, 28.61, 30.2, 32.32, 31.55, 31.57, 32.53, 31.4, 32.37, 31.94, 33.85, 31.0, 30.93, 30.68, 30.41, 30.32, 30.74, 29.29, 29.16, 30.25, 29.8, 31.21, 29.49, 29.69, 29.67, 30.33, 30.64, 31.04, 31.03, 30.62, 30.69, 29.32, 30.14, 30.35, 29.53, 31.8, 28.83, 31.32, 30.65, 30.42, 29.93, 30.3, 29.96, 32.32, 29.87, 30.42, 29.78, 31.37, 31.46, 31.55], "yaxis": "y2"}], "layout": {"annotations": [{"font": {}, "showarrow": false, "text": "Homo", "x": 0.245, "xanchor": "center", "xref": "paper", "y": 1, "yanchor": "bottom", "yref": "paper"}, {"font": {}, "showarrow": false, "text": "Heter", "x": 0.755, "xanchor": "center", "xref": "paper", "y": 1, "yanchor": "bottom", "yref": "paper"}], "height": 400, "legend": {"title": {"text": ""}, "tracegroupgap": 0}, "title": {"text": "Nonlinear FFA high-round trajectories: Wizard stratified"}, "width": 1000, "xaxis": {"anchor": "y", "domain": [0, 0.49], "dtick": 10, "gridcolor": "#d9d9d9", "gridwidth": 1, "showgrid": true, "title": {"text": "Round"}}, "xaxis2": {"anchor": "y2", "domain": [0.51, 1], "dtick": 10, "gridcolor": "#d9d9d9", "gridwidth": 1, "matches": "x", "showgrid": true, "title": {"text": "Round"}}, "yaxis": {"anchor": "x", "domain": [0, 1], "gridcolor": "#d9d9d9", "gridwidth": 1, "showgrid": true, "title": {"text": "MMLU accuracy (%)"}}, "yaxis2": {"anchor": "x2", "domain": [0, 1], "gridcolor": "#d9d9d9", "gridwidth": 1, "matches": "y", "showgrid": true, "showticklabels": false}}}
